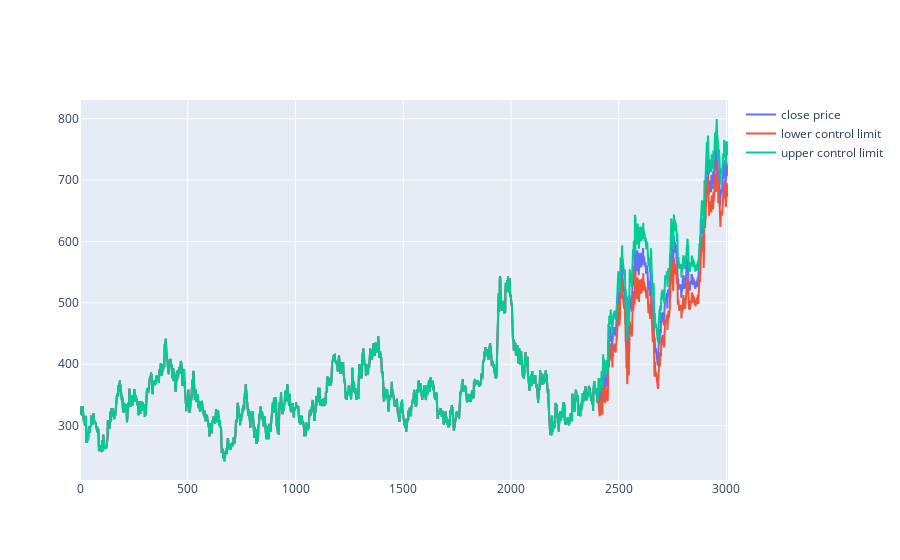

This figure's notebook cell:
### Code cell
fig = go.Figure()
fig.add_trace(go.Scatter(x=data.index, y=data['close'], mode='lines', name='close price'))
fig.add_trace(go.Scatter(x=df.index, y=df['lcl'], mode='lines', name='lower control limit'))
fig.add_trace(go.Scatter(x=df.index, y=df['ucl'], mode='lines', name='upper control limit'))

### Figure 1 — Plotly figure (JSON) as saved in the notebook; plotly's stock layout.template omitted (floating-point values rounded to 4 significant figures; data arrays with more than 128 entries replaced by an {"elided": "..."} marker saying what was removed)
{"data": [{"mode": "lines", "name": "close price", "type": "scatter", "x": {"elided": "3008 int values"}, "y": {"elided": "3008 float values"}}, {"mode": "lines", "name": "lower control limit", "type": "scatter", "x": {"elided": "3007 int values"}, "y": {"elided": "3007 float values"}}, {"mode": "lines", "name": "upper control limit", "type": "scatter", "x": {"elided": "3007 int values"}, "y": {"elided": "3007 float values"}}], "layout": {}}
